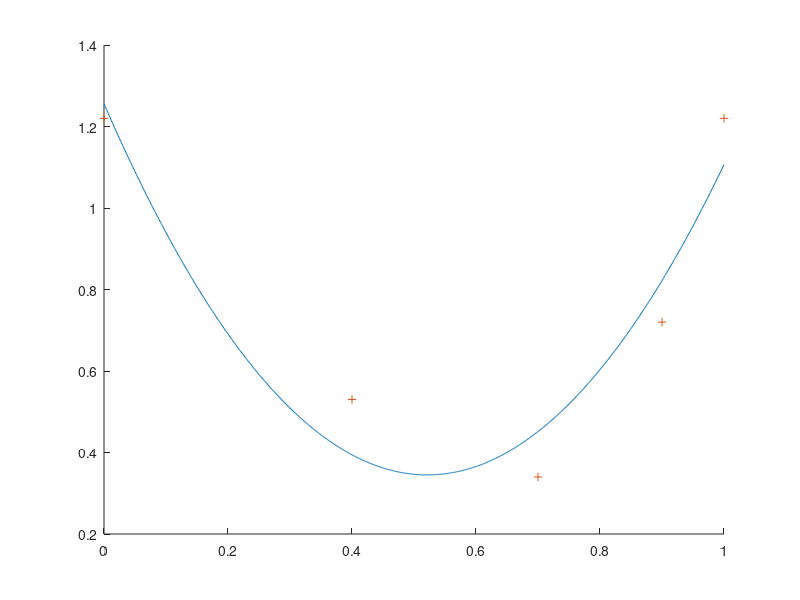

Write the MATLAB code that produced this figure.
    x=[0, 0.4, 0.7, 0.9, 1];
    y=[1.22 ; 0.53 ; 0.34 ; 0.72 ; 1.22];
    m = length(x);
    A=zeros(m,3);
    i=1
    for i=1:m
        A(i,:)=[1,x(i)*(1-x(i)),exp(x(i))];
        
    end  
    c = (A'*A)\(A'*y);


xax=linspace(0,1,1000);
for i=1:length(xax)
	yax(i)=(c(1)+c(2)*xax(i)*(1-xax(i))+c(3)*exp(xax(i)));
end
close all
hold on
plot(xax,yax)
plot(x,y,'+')
hold off
